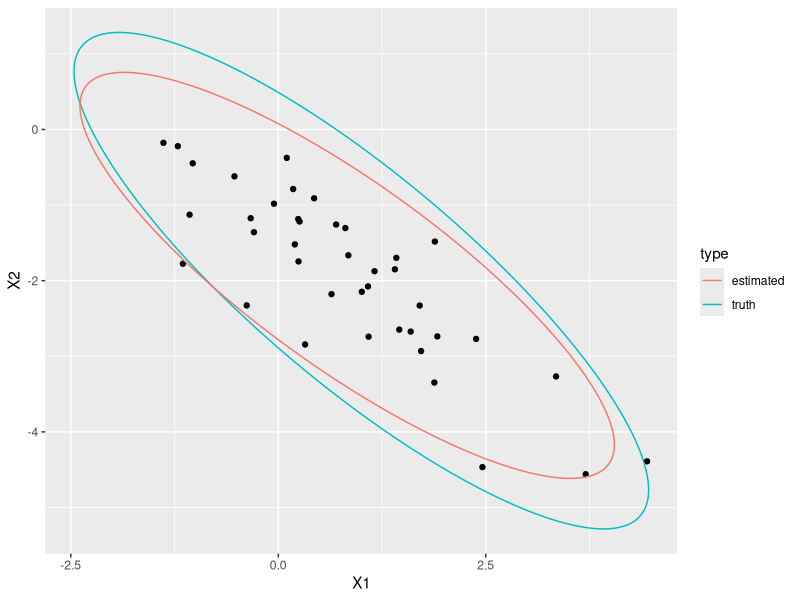
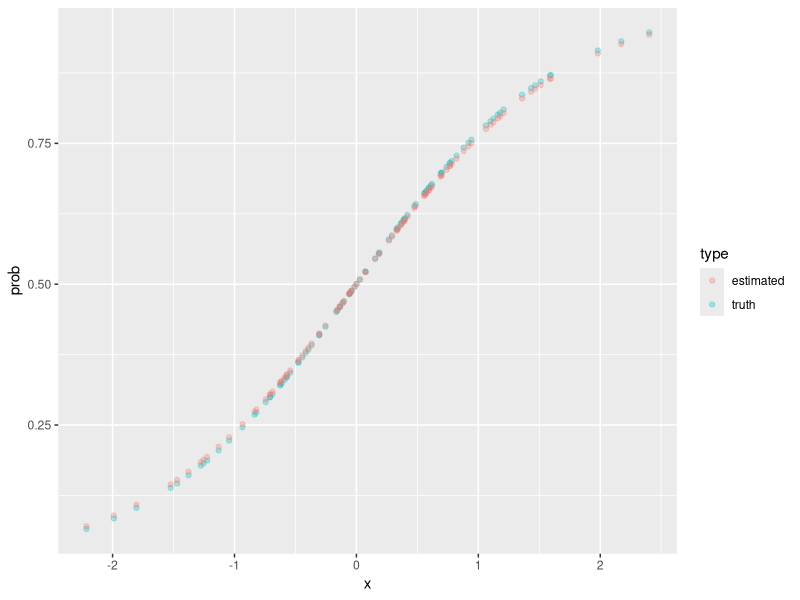
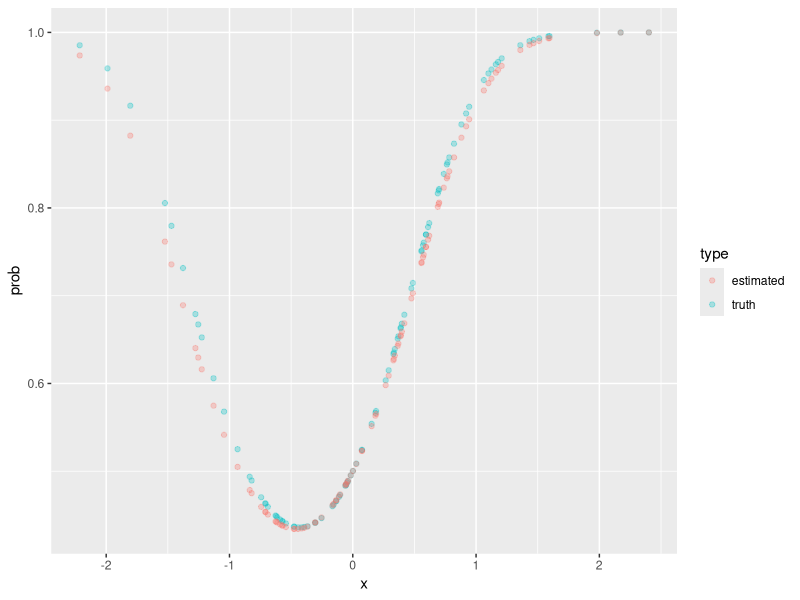
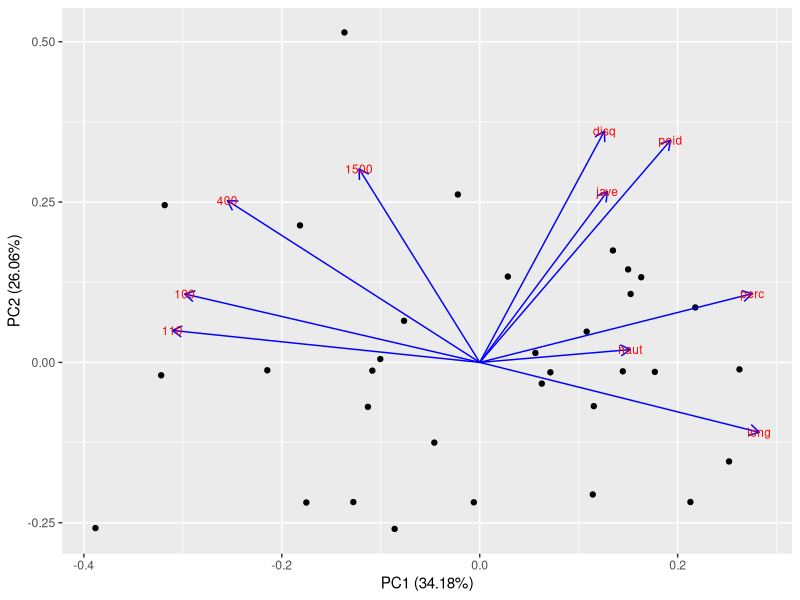
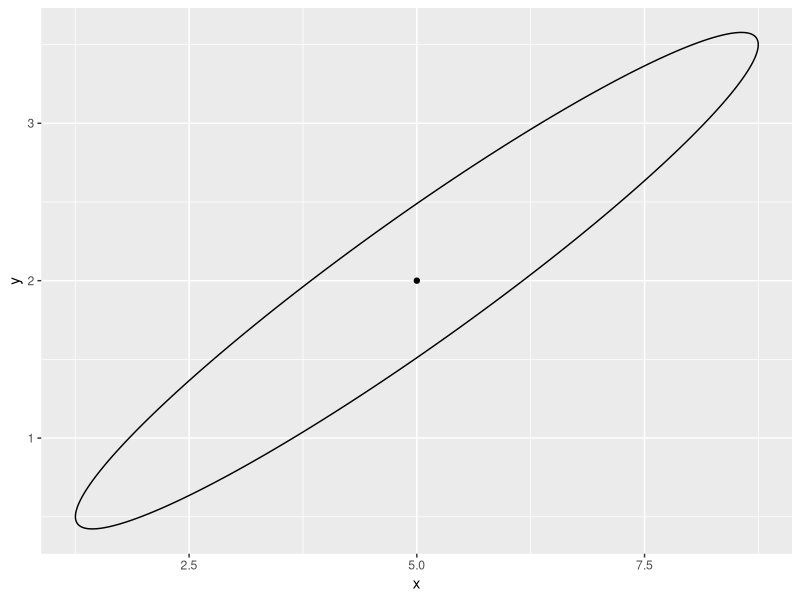
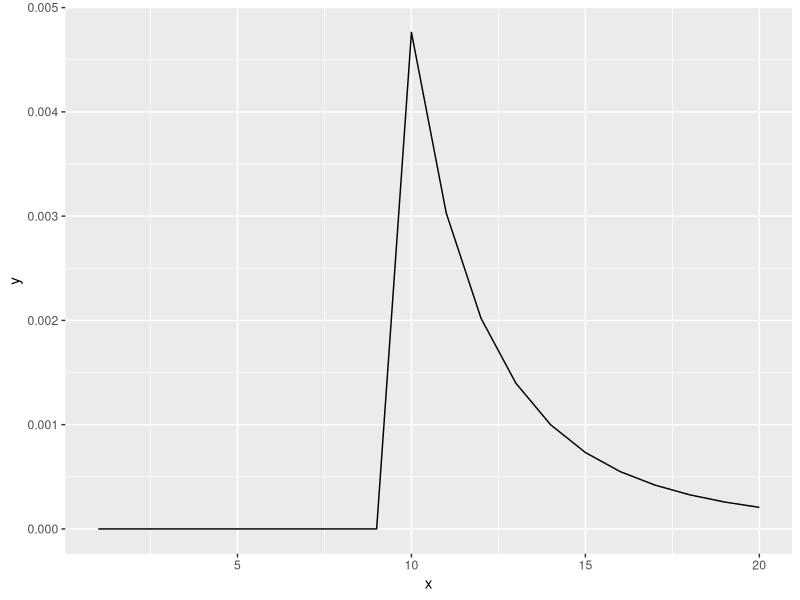

These charts were generated, in order, by the following R code:
## ---- chunk 1
togs <- T
library(ggplot2)
library(dplyr)
library(reshape2)
library(tidyr)
library(MASS)
library(ggforce)
library(mixtools)
library(ade4)
library(ggfortify)
library(numDeriv)

# togs <- FALSE
## ---- chunk 2
set.seed(1)
n     <- 40
mu    <- c(1, -2)
Sigma <- matrix(data = c(2, -1.6, -1.6, 1.8), ncol = 2)
X     <- mvrnorm(n = n, mu = mu, Sigma = Sigma)
colnames(X) <- c("X1", "X2")
X     <- as.data.frame(X)

# plot.new()
tru_ellip <- ellipse(mu, Sigma, draw = FALSE)
colnames(tru_ellip) <- c("X1", "X2")
tru_ellip <- as.data.frame(tru_ellip)

mu_est    <- apply(X, 2, mean)
tmp       <- as.matrix(sweep(X, 2, mu_est))
Sigma_est <- (1 / n) * t(tmp) %*% tmp

est_ellip <- ellipse(mu_est, Sigma_est, draw = FALSE)
colnames(est_ellip) <- c("X1", "X2")
est_ellip <- as.data.frame(est_ellip)

ggplot(data = X, aes(x = X1, y = X2)) +
  geom_point() +
  geom_path(data = tru_ellip, aes(x = X1, y = X2, color = "truth")) +
  geom_path(data = est_ellip, aes(x = X1, y = X2, color = "estimated")) +
  labs(color = "type")
## ---- chunk 3
inv_log <- function (z) {
  return (1 / (1 + exp(-z)))
}
set.seed(1)
x  <- rnorm(100)
y  <- rbinom(100, size = 1, prob = inv_log(1.2 * x))
y2 <- rbinom(100, size = 1, prob = inv_log(1.2 * x + 1.4 * x^2))


## ---- chunk 4
set.seed(1)
inv_log <- function (z) {
  return (1 / (1 + exp(-z)))
}

x <- rnorm(100)
y <- x
y <- rbinom(100, size = 1, prob = inv_log(1.2 * x))

l_logistic <- function (beta, X, y) {
  logl <- -sum(y * log(inv_log(as.vector(beta %*% X))) + (1 - y) * log((1 - inv_log(as.vector(beta %*% X)))))
  return(logl)
}

my_optim <- optim(par = 0.5, fn = l_logistic, method = "L-BFGS-B",
                  lower = 0, upper = 10, X = x, y = y)
my_optim$par

truth_p <- data.frame(x = x, prob = inv_log(1.2 * x), type = "truth")
est_p   <- data.frame(x = x, prob = inv_log(my_optim$par * x), type = "estimated")
plot_df <- rbind(truth_p, est_p)
ggplot(data = plot_df, aes(x = x, y = prob, color = type)) +
  geom_point(alpha = 0.3)

y2 <- rbinom(2000, size = 1, prob = inv_log(1.2 * x + 1.4 * x^2))
X2 <- cbind(x, x^2)
my_optim2 <- optim(par = c(0, 0), fn = l_logistic, method = "L-BFGS-B",
                   lower = c(0, 0), upper = c(2, 2), X = t(X2), y = y2)
my_optim2$par

tmp     <- sweep(data.frame(x = x, x2 = x^2), 2, my_optim2$par, FUN = "*")
tmp     <- tmp[ ,1] + tmp[ ,2]
truth_p <- data.frame(x = x, prob = inv_log(1.2 * x + 1.4 * x^2), type = "truth")
est_p   <- data.frame(x = x, prob = inv_log(tmp), type = "estimated")
plot_df <- rbind(truth_p, est_p)
ggplot(data = plot_df, aes(x = x, y = prob, color = type)) +
  geom_point(alpha = 0.3)

## ---- chunk 5
set.seed(1)
n <- 100
x1 <- rnorm(n)
x2 <- rnorm(n)
x3 <- rnorm(n)

X <- cbind(x1, x2, x3)
beta <- c(0.2, 0.6, -1.2)

y <- as.vector(t(beta %*% t(X))) + rnorm(n, sd = 0.2)

## ---- chunk 6

set.seed(1)
n <- 100
x1 <- rnorm(n)
x2 <- rnorm(n)
x3 <- rnorm(n)

X <- cbind(x1, x2, x3)
beta <- c(0.2, 0.6, -1.2)

y <- as.vector(t(beta %*% t(X))) + rnorm(n, sd = 0.2)
LS_fun <- function (beta, X, y) {
  return(sum((y - beta %*% t(X))^2))
}
my_optim <- optim(par = c(0, 0, 0), fn = LS_fun, lower = -5, upper = 5,
                  X = X, y = y, method = "L-BFGS-B")
my_optim$par


df <- data.frame(y = y, x1 = x1, x2 = x2, x3 = x3)
my_lm <- lm(y ~ x1 + x2 + x3 - 1, data = df)
my_lm

# matrix solution
beta_hat <- solve(t(X) %*% X) %*% t(X) %*% y
beta_hat

out <- summary(my_lm)
out$coefficients[ ,2]

# bootstrap CI
nboot <- 1000
beta_boot <- matrix(data = NA, ncol = length(beta), nrow = nboot)
for (i in 1:nboot) {
  inds     <- sample(1:n, n, replace = T)
  new_df   <- df[inds, ]
  X_tmp    <- as.matrix(new_df[ ,-1])
  y_tmp    <- new_df[ ,1]
  # print(nrow(new_df))
  tmp_beta <- solve(t(X_tmp) %*% X_tmp) %*% t(X_tmp) %*% y_tmp
  beta_boot[i, ] <- tmp_beta
}
apply(beta_boot, 2, mean)
apply(beta_boot, 2, quantile, probs = c(0.025, 0.975))
out$coefficients[ ,2]

## ---- chunk 7
data(olympic)

X        <- olympic$tab
X_scaled <- scale(X)
my_pca   <- prcomp(X_scaled)
summary(my_pca)

autoplot(my_pca, data = X, loadings = TRUE, loadings.colour = 'blue',
         loadings.label = TRUE, loadings.label.size = 3)

Sigma_est <- (1 / nrow(X_scaled)) * t(X_scaled) %*% X_scaled
Sigma_dec <- eigen(Sigma_est)

Sigma_dec$vectors
my_pca$rotation

## ---- chunk 8
x <- c(2, 5, 3, 1, 2, 1, 0, 3, 0, 2)

## ---- chunk 9
set.seed(1)
x          <- c(2, 5, 3, 1, 2, 1, 0, 3, 0, 2)
lambda_hat <- mean(x)
finfo      <- length(x) / lambda_hat
mle_CI     <- c(lambda_hat - 1.96 * sqrt(1 / finfo),
                lambda_hat + 1.96 * sqrt(1 / finfo))
boot_lambda <- c()
nboot       <- 1000
for (i in 1:nboot) {
  tmp_x          <- sample(x, length(x), replace = T)
  boot_lambda[i] <- mean(tmp_x)
}
boot_CI <- c(quantile(boot_lambda, 0.025),
             quantile(boot_lambda, 0.975))
mle_CI
boot_CI
## ---- chunk 10
set.seed(1)
n  <- 20
mu <- c(5, 2)
x  <- rgamma(n, 5, 2)

fish_mat <- matrix(data = NA, nrow = 2, ncol = 2)
fish_mat[1,2] <- - n / mu[2]
fish_mat[2,1] <- - n / mu[2]
fish_mat[2,2] <- (n * mu[1]) / (mu[2]^2)
fish_mat[1,1] <- n * grad(digamma, mu[1])

fish_mat_inv <- solve(fish_mat)

est_ellip <- ellipse(mu, fish_mat_inv, draw = FALSE)
colnames(est_ellip) <- c("X1", "X2")
est_ellip <- as.data.frame(est_ellip)

ggplot() +
  geom_point(data = data.frame(x = mu[1], y = mu[2]), aes(x = x, y = y)) +
  geom_path(data = est_ellip, aes(x = X1, y = X2))

## ---- chunk 11
library(ggplot2)
my_fun <- function (x, m, k) {
  tmp        <-  1 / (choose(x, k))
  tmp[x < m] <- 0
  return (tmp)
}
x  <- 1:20
y  <- my_fun(x, 10, 4)
df <- data.frame(x = x, y = y)
ggplot(data = df, aes(x = x, y = y)) +
  geom_line()
